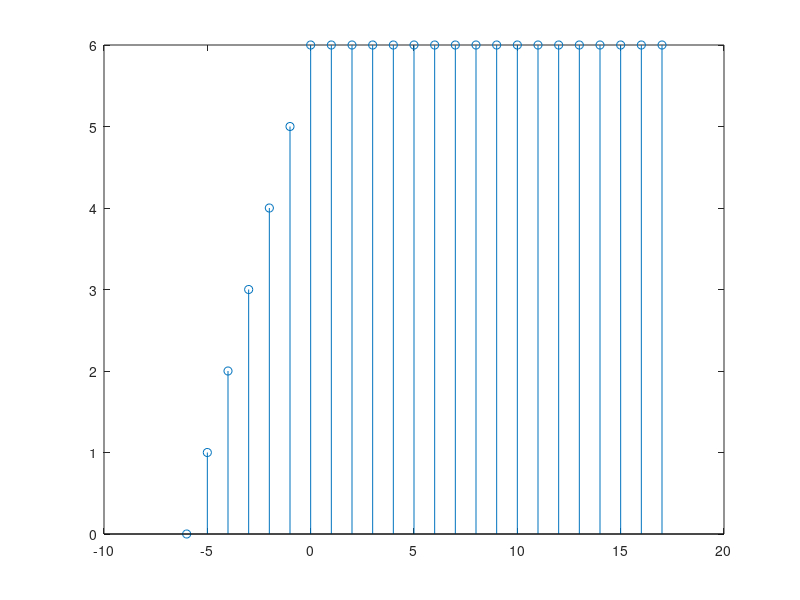

Recreate this plot in MATLAB.
function P2
clc;clear all;close all;
  function [x,n] = ramp(n0,n1,n2)
        n = n1:n2 ; 
        x = n+n0;    
  end
  function [x,n] = stepseq(n0,n1,n2)
    n = [n1:n2]; x = [(n-n0) >= 0];
  end
  n1 = -6 ; 
  n2 = 17 ; 
  n = n1:n2 ; 
  x1 = ramp(6,n1,n2);
  x2 = ramp(0,n1,n2);
  x2(x2 < 0) = 0;
  %x3 = 6*stepseq(0,n1,n2);
  
  x = x1-x2 ;

  n_cycle = -6:0; % T?o m?ng n_cycle t? -6 ??n 0
  x_cycle = x(n_cycle - n1 + 1); % S? d?ng m?ng n_cycle ?? truy c?p x
  E_cycle = sum(x_cycle.^2);
  P = sum(x_cycle.^2)/6 ; 
  fprintf('Nang luong trong 1 chu ky: %f\n', E_cycle);
  fprintf('Cong suat: %f\n', P);

  stem(n,x);
end
